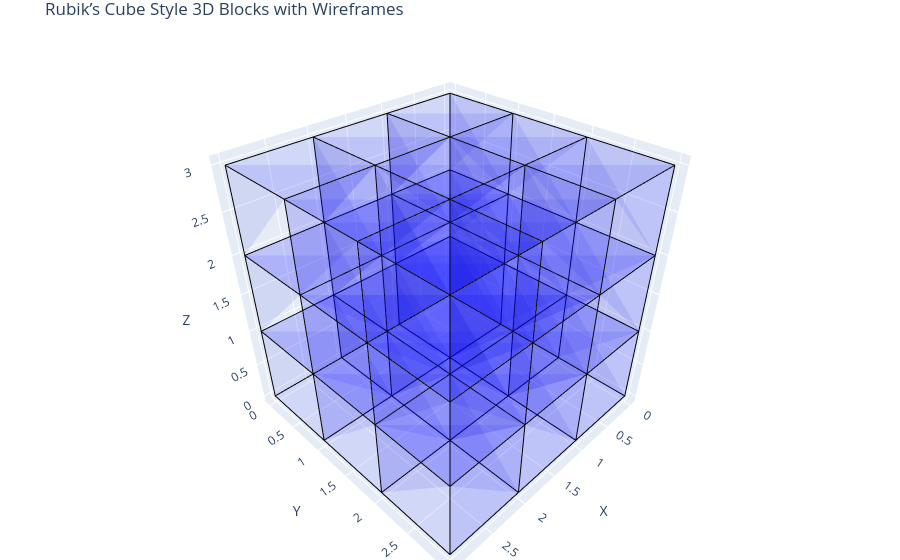

Notebook code for this chart:
### Code cell
import plotly.graph_objects as go
import numpy as np

def create_cube_with_wireframe(x, y, z, size=1, color='rgba(0, 0, 255, 0.3)', block_id='cube'):
    """Returns Mesh3d and wireframe line traces for a transparent cube."""
    # Define 8 cube corners
    vertices = np.array([
        [x, y, z],  # 0
        [x + size, y, z],  # 1
        [x + size, y + size, z],  # 2
        [x, y + size, z],  # 3
        [x, y, z + size],  # 4
        [x + size, y, z + size],  # 5
        [x + size, y + size, z + size],  # 6
        [x, y + size, z + size],  # 7
    ])

    # Define triangles for cube faces
    I = [0, 0, 0, 1, 1, 2, 3, 4, 4, 5, 6, 7]
    J = [1, 3, 4, 2, 5, 3, 2, 5, 7, 6, 7, 6]
    K = [3, 4, 7, 3, 6, 2, 7, 6, 6, 7, 3, 2]

    x_coords = vertices[:, 0]
    y_coords = vertices[:, 1]
    z_coords = vertices[:, 2]

    mesh = go.Mesh3d(
        x=x_coords, y=y_coords, z=z_coords,
        i=I, j=J, k=K,
        opacity=0.3,
        color=color,
        name=block_id,
        hovertext=block_id,
        hoverinfo='text',
        flatshading=True,
        showscale=False
    )

    # Define 12 edges for the wireframe
    edges = [
        (0,1), (1,2), (2,3), (3,0),  # Bottom face
        (4,5), (5,6), (6,7), (7,4),  # Top face
        (0,4), (1,5), (2,6), (3,7)   # Vertical edges
    ]

    # Create Scatter3d lines for edges
    wireframe_lines = []
    for start, end in edges:
        line = go.Scatter3d(
            x=[vertices[start][0], vertices[end][0]],
            y=[vertices[start][1], vertices[end][1]],
            z=[vertices[start][2], vertices[end][2]],
            mode='lines',
            line=dict(color='black', width=2),
            showlegend=False,
            hoverinfo='skip'
        )
        wireframe_lines.append(line)

    return [mesh] + wireframe_lines

# Generate the full 3x3x3 cube with outlines
shapes = []
for i in range(3):
    for j in range(3):
        for k in range(3):
            block_id = f"block_{i}_{j}_{k}"
            components = create_cube_with_wireframe(i, j, k, block_id=block_id)
            shapes.extend(components)

# Plot the result
fig = go.Figure(data=shapes)
fig.update_layout(
    scene=dict(
        xaxis=dict(title='X'),
        yaxis=dict(title='Y'),
        zaxis=dict(title='Z'),
        aspectmode='cube'
    ),
    margin=dict(l=0, r=0, b=0, t=30),
    title="Rubik’s Cube Style 3D Blocks with Wireframes"
)
fig.show()
